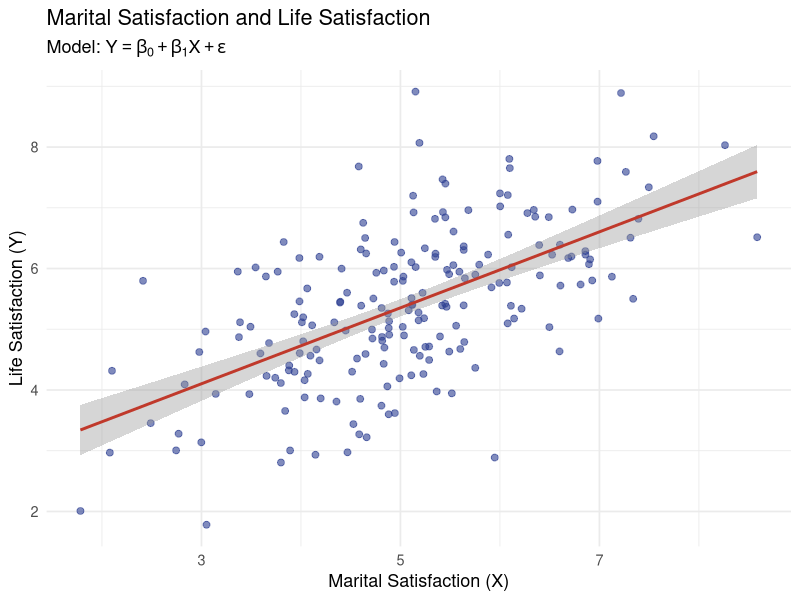
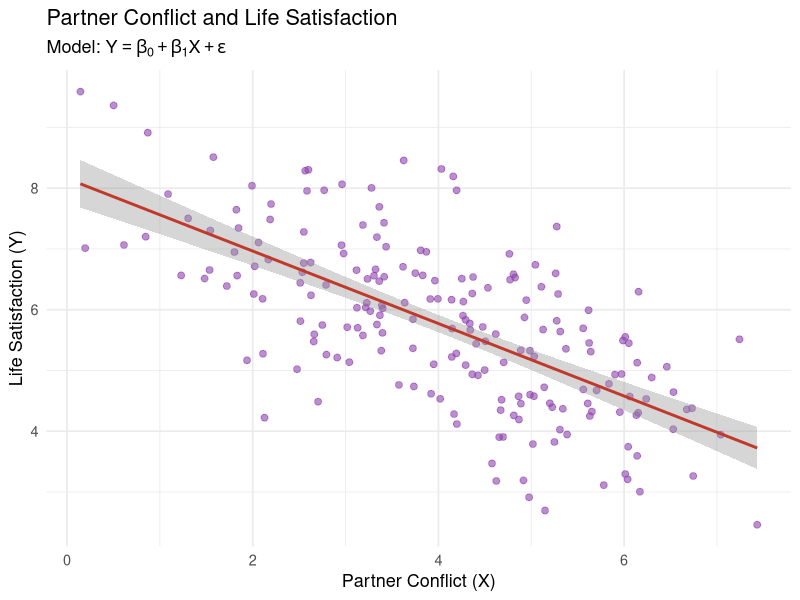
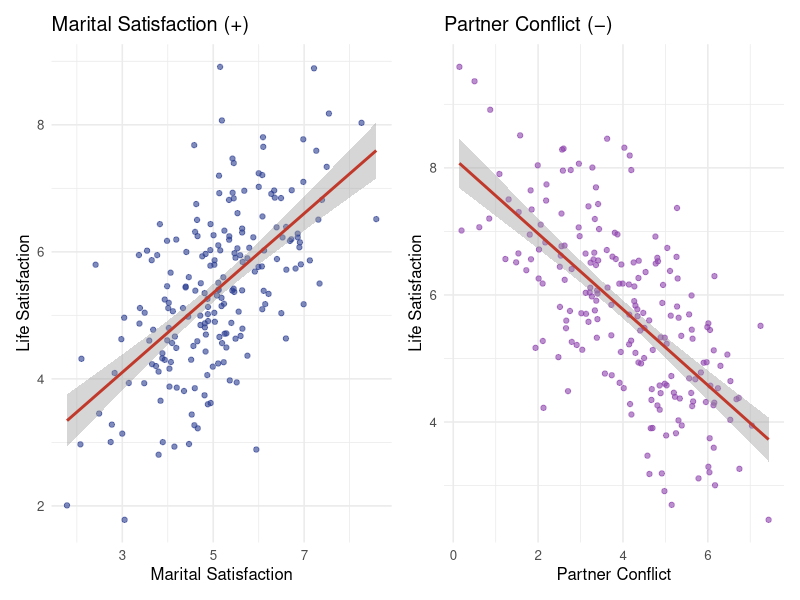

Recreate these plots in R, in order.
## ---- chunk 1
#| include: false
knitr::opts_chunk$set(echo = TRUE, message = FALSE, warning = FALSE, fig.align = "center")
library(tidyverse)
library(broom)
set.seed(147)
## ---- chunk 2
n <- 200

# Example 1: Marital satisfaction (X) -> Life satisfaction (Y), positive relationship
marital_satisfaction <- rnorm(n, mean = 5, sd = 1.2)
life_satisfaction_1  <- 2 + 0.65 * marital_satisfaction + rnorm(n, mean = 0, sd = 1)

# Example 2: Partner conflict (X) -> Life satisfaction (Y), negative relationship
partner_conflict     <- rnorm(n, mean = 4, sd = 1.5)
life_satisfaction_2  <- 8 - 0.55 * partner_conflict + rnorm(n, mean = 0, sd = 1)

df <- tibble(
  id                    = 1:n,
  marital_satisfaction  = marital_satisfaction,
  life_satisfaction_1   = life_satisfaction_1,
  partner_conflict      = partner_conflict,
  life_satisfaction_2   = life_satisfaction_2
)

head(df)
## ---- chunk 3
model_1 <- lm(life_satisfaction_1 ~ marital_satisfaction, data = df)
summary(model_1)
## ---- chunk 4
tidy(model_1)
glance(model_1) |> select(r.squared, adj.r.squared, sigma)
## ---- chunk 5
ggplot(df, aes(x = marital_satisfaction, y = life_satisfaction_1)) +
  geom_point(color = "#2c3e91", alpha = 0.6, size = 2) +
  geom_smooth(method = "lm", se = TRUE, color = "#c0392b", linewidth = 1) +
  labs(
    title = "Marital Satisfaction and Life Satisfaction",
    subtitle = expression(paste("Model: ", Y == beta[0] + beta[1] * X + epsilon)),
    x = "Marital Satisfaction (X)",
    y = "Life Satisfaction (Y)"
  ) +
  theme_minimal(base_size = 13)
## ---- chunk 6
model_2 <- lm(life_satisfaction_2 ~ partner_conflict, data = df)
summary(model_2)
## ---- chunk 7
tidy(model_2)
glance(model_2) |> select(r.squared, adj.r.squared, sigma)
## ---- chunk 8
ggplot(df, aes(x = partner_conflict, y = life_satisfaction_2)) +
  geom_point(color = "#8e44ad", alpha = 0.6, size = 2) +
  geom_smooth(method = "lm", se = TRUE, color = "#c0392b", linewidth = 1) +
  labs(
    title = "Partner Conflict and Life Satisfaction",
    subtitle = expression(paste("Model: ", Y == beta[0] + beta[1] * X + epsilon)),
    x = "Partner Conflict (X)",
    y = "Life Satisfaction (Y)"
  ) +
  theme_minimal(base_size = 13)
## ---- chunk 9
p1 <- ggplot(df, aes(x = marital_satisfaction, y = life_satisfaction_1)) +
  geom_point(color = "#2c3e91", alpha = 0.6) +
  geom_smooth(method = "lm", se = TRUE, color = "#c0392b") +
  labs(title = "Marital Satisfaction (+)", x = "Marital Satisfaction", y = "Life Satisfaction") +
  theme_minimal(base_size = 12)

p2 <- ggplot(df, aes(x = partner_conflict, y = life_satisfaction_2)) +
  geom_point(color = "#8e44ad", alpha = 0.6) +
  geom_smooth(method = "lm", se = TRUE, color = "#c0392b") +
  labs(title = "Partner Conflict (\u2212)", x = "Partner Conflict", y = "Life Satisfaction") +
  theme_minimal(base_size = 12)

library(patchwork)
p1 + p2
